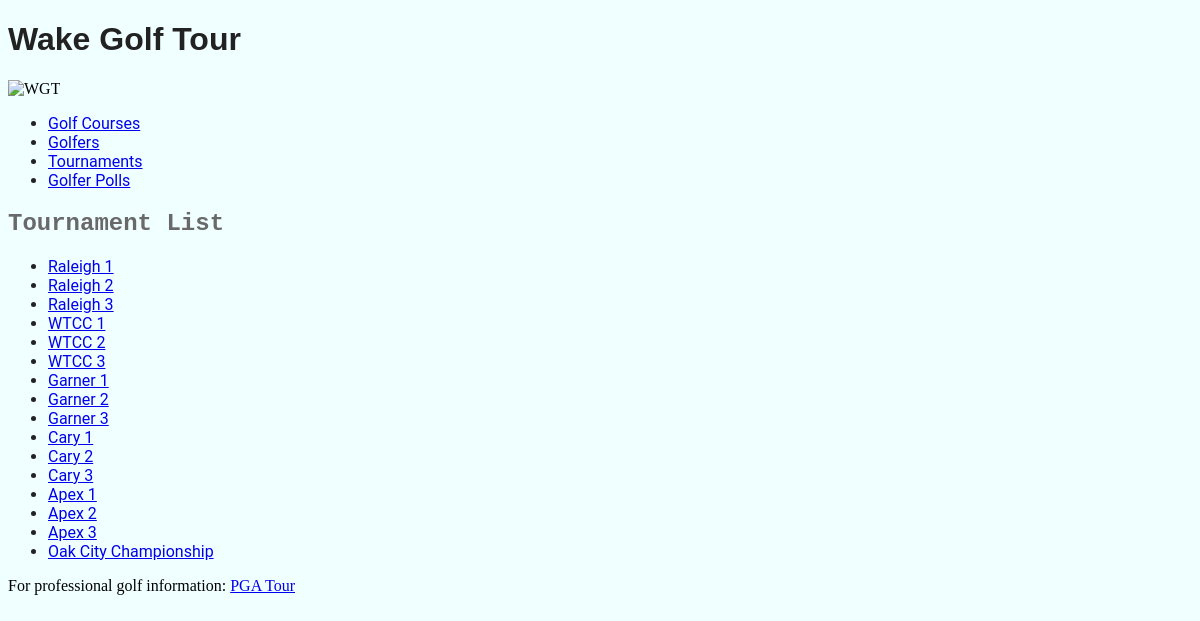
The app's page /tournament/ with its own data.
### tournament/models.py (models this page shows, shortened)
class Tournament(models.Model):
    tourn_id = models.IntegerField(primary_key=True)
    tourn_name = models.TextField(blank=True, null=True)
    tourn_course = models.ForeignKey(GolfCourse, models.DO_NOTHING, blank=True, null=True)
    tourn_start_date = models.DateField(blank=True, null=True)
    tourn_num_rounds = models.IntegerField(blank=True, null=True)
    tourn_num_golfers = models.IntegerField(blank=True, null=True)
    class Meta:
        managed = False
        db_table = 'Tournament'

### tournament/views.py (the view)
# urls.py: path('', views.TournamentListView.as_view(),
class TournamentListView(generic.ListView):
    model = Tournament
    template_name = 'tournament/tournament_list.html'
    context_object_name = 'tournaments'

### tournament/templates/tournament/tournament_list.html (shortened to what this page needs)
{% extends parent_template|default:"tournament/base_tournament.html" %}
{% block content %}
  <h2>Tournament List</h2>
    {% if tournaments %}
      <ul>
          {% for tourn in tournaments %}
            <li>
               <a href="/tournament/{{ tourn.tourn_id }}/">
                       {{ tourn.tourn_name }}
               </a>
            </li>
          {% endfor %}
      </ul>
    {% else %}
      <p>No Tournaments are available.</p>
    {% endif %}
{% endblock %}

### tournament/static/tournament/styles.css (style rules this page uses)
h2 { font-family: "Bitstream Vera Sans Mono", Monaco, "Courier New", Courier, monospace; color: dimgrey; }
li { font-family: "Roboto", "Lucida Grande", "DejaVu Sans", "Bitstream Vera Sans", Verdana, Arial, sans-serif; color: #222222; }
body { background-color: azure; }

### records on screen
Tournament: tourn_name "Raleigh 1"
Tournament: tourn_name "Raleigh 2"
Tournament: tourn_name "Raleigh 3"
Tournament: tourn_name "WTCC 1"
Tournament: tourn_name "WTCC 2"
Tournament: tourn_name "WTCC 3"
Tournament: tourn_name "Garner 1"
Tournament: tourn_name "Garner 2"
Tournament: tourn_name "Garner 3"
Tournament: tourn_name "Cary 1"
Tournament: tourn_name "Cary 2"
Tournament: tourn_name "Cary 3"
Tournament: tourn_name "Apex 1"
Tournament: tourn_name "Apex 2"
Tournament: tourn_name "Apex 3"
Tournament: tourn_name "Oak City Championship"
